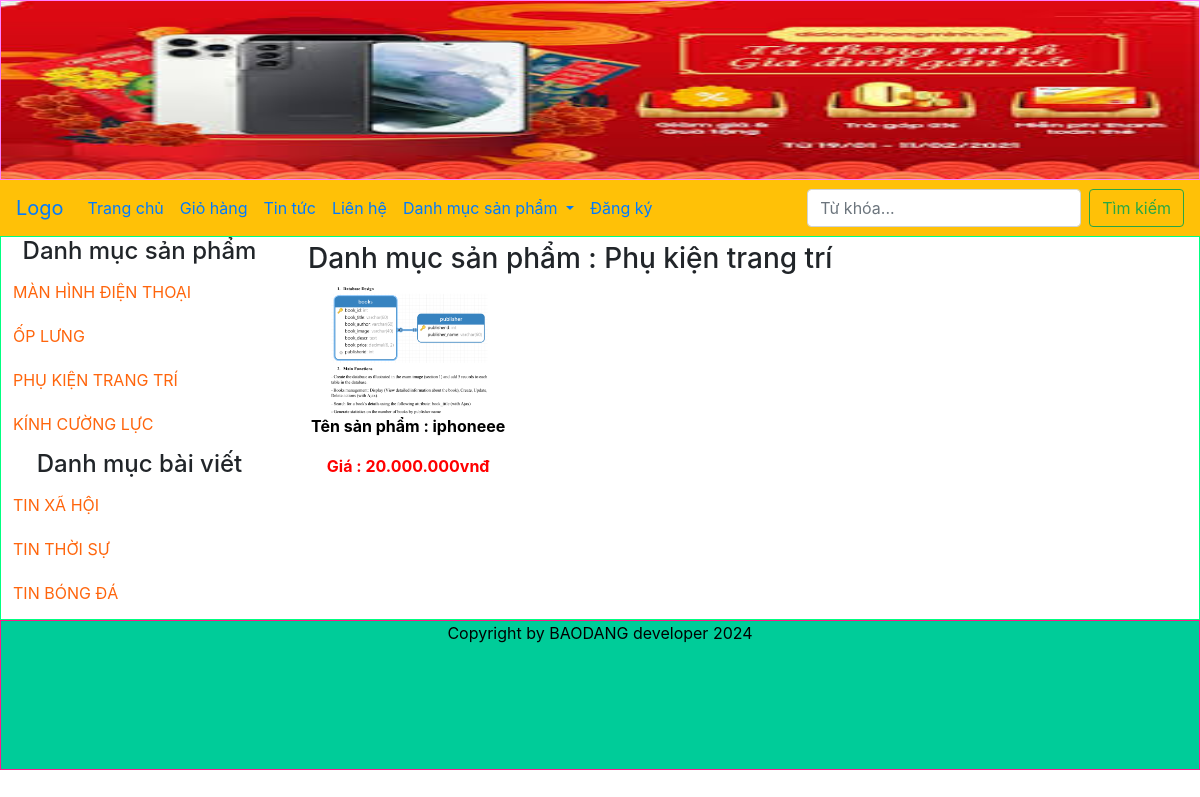
The page /index.php?quanly=danhmucsanpham&id=4 on the database its author committed.
### tables this page shows
CREATE TABLE `tbl_danhmuc` (
  `id_danhmuc` int(11) NOT NULL,
  `tendanhmuc` varchar(100) NOT NULL,
  `thutu` int(11) NOT NULL
);

CREATE TABLE `tbl_danhmucbaiviet` (
  `id_baiviet` int(11) NOT NULL,
  `tendanhmuc_baiviet` varchar(255) NOT NULL,
  `thutu` int(11) NOT NULL
);

CREATE TABLE `tbl_sanpham` (
  `id_sanpham` int(1) NOT NULL,
  `tensanpham` varchar(250) NOT NULL,
  `masp` varchar(100) NOT NULL,
  `giasp` varchar(50) NOT NULL,
  `soluong` int(11) NOT NULL,
  `hinhanh` varchar(50) NOT NULL,
  `tomtat` tinytext NOT NULL,
  `noidung` text NOT NULL,
  `tinhtrang` int(11) NOT NULL,
  `id_danhmuc` int(11) NOT NULL
);

### pages/menu.php (the view, shortened to what this page needs)
<nav class="navbar navbar-expand-lg navbar-warning bg-warning" style="width: 100%;">
  <a class="navbar-brand" href="index.php">Logo</a>
  <div class="collapse navbar-collapse" id="navbarSupportedContent">
    <ul class="navbar-nav mr-auto">
      <li class="nav-item active">
        <a class="nav-link" href="index.php">Trang chủ <span class="sr-only">(current)</span></a>
      </li>
      <li class="nav-item">
        <a class="nav-link" href="index.php?quanly=giohang">Giỏ hàng</a>
      </li>
      <li class="nav-item"><a class="nav-link" href="index.php?quanly=tintuc">Tin tức</a></li>
      <li class="nav-item"><a class="nav-link" href="index.php?quanly=lienhe">Liên hệ</a></li>
      <li class="nav-item dropdown">
        <a class="nav-link dropdown-toggle" href="#" role="button" data-toggle="dropdown" aria-expanded="false">
          Danh mục sản phẩm
        </a>
      </li>
      <?php
                 if(isset($_SESSION['dangky'])){
                ?>
                <li class="nav-item"><a class="nav-link" href="index.php?dangxuat=1">Đăng xuất</a></li>
                <li class="nav-item"><a class="nav-link" href="index.php?quanly=thaydoimatkhau">Thay đổi mật khẩu</a></li>
                <?php
                 }else{
                ?>
                    <li class="nav-item"><a class="nav-link" href="index.php?quanly=dangky">Đăng ký</a></li>
                <?php
                 }
                ?>
    </ul>
    <form class="form-inline my-2 my-lg-0" action="index.php?quanly=timkiem" method="POST">
      <input class="form-control mr-sm-2" name="tukhoa" type="search" placeholder="Từ khóa..."  aria-label="Search">
      <button class="btn btn-outline-success my-2 my-sm-0" name="timkiem" type="submit">Tìm kiếm</button>
    </form>
  </div>
</nav>

### pages/sidebar/sidebar.php
<h4 style="text-align: center;">Danh mục sản phẩm</h4>
<ul class="list_sidebar">
     <?php
         $sql_danhmuc = "SELECT * FROM tbl_danhmuc ORDER BY id_danhmuc DESC";
         $query_danhmuc = mysqli_query($mysqli,$sql_danhmuc);
         while($row = mysqli_fetch_array($query_danhmuc)){
     ?>
     <li style="text-transform: uppercase;"><a href="index.php?quanly=danhmucsanpham&id=<?php echo $row['id_danhmuc'] ?>"><?php echo $row['tendanhmuc'] ?></a></li>
     <?php
     }
     ?>
 </ul>
 <h4 style="text-align: center;">Danh mục bài viết</h4>
<ul class="list_sidebar">
     <?php
         $sql_danhmuc_bv = "SELECT * FROM tbl_danhmucbaiviet ORDER BY id_baiviet DESC";
         $query_danhmuc_bv = mysqli_query($mysqli,$sql_danhmuc_bv);
         while($row = mysqli_fetch_array($query_danhmuc_bv)){
     ?>
     <li style="text-transform: uppercase;"><a href="index.php?quanly=danhmucbaiviet&id=<?php echo $row['id_baiviet'] ?>"><?php echo $row['tendanhmuc_baiviet'] ?></a></li>
     <?php
     }
     ?>
 </ul>

### pages/main/danhmuc.php
<?php
    $sql_pro = "SELECT * FROM tbl_sanpham WHERE tbl_sanpham.id_danhmuc='$_GET[id]' ORDER BY id_sanpham DESC";
    $query_pro = mysqli_query($mysqli,$sql_pro);
    $sql_cate = "SELECT * FROM tbl_danhmuc WHERE tbl_danhmuc.id_danhmuc='$_GET[id]' LIMIT 1";
    $query_cate = mysqli_query($mysqli,$sql_cate);
    $row_title = mysqli_fetch_array($query_cate);
?>
<h3>Danh mục sản phẩm : <?php echo $row_title['tendanhmuc'] ?></h3>
<div class="row">
                    <?php
                    while($row = mysqli_fetch_array($query_pro)){
                    ?>
                     <div class="col-md-3">
                        <a href="index.php?quanly=sanpham&id=<?php echo $row['id_sanpham'] ?>">
                           <img class="img img-responsive" width="100%" src="admincp/modules/quanlysp/uploads/<?php echo $row['hinhanh']?>">
                           <p class="title_product">Tên sản phẩm : <?php echo $row['tensanpham']?></p>
                           <p class="price_product">Giá : <?php echo number_format($row['giasp'],0,',','.').'vnđ'?></p>
                        </a>
                     </div>
                    <?php
                    }
                    ?>
                </div>

### css/style.css (style rules this page uses)
body { margin: 0; padding: 0; }
ul.list_sidebar { padding: 0; margin: 0; width: 100%; list-style: none; line-height: 27px; }
ul.list_sidebar li a { text-decoration: none; text-align: left; color: #ff650c; display: block; }
ul.list_sidebar li { margin: 7px; padding: 5px; }
p.title_product { text-align: center; color: #000; font-size: 16px; font-weight: bold; }
p.price_product { text-align: center; color: red; font-size: 16px; font-weight: bold; }

### rows shown on the page
tbl_danhmuc: tendanhmuc "MÀN HÌNH ĐIỆN THOẠI"
tbl_danhmuc: tendanhmuc "ỐP LƯNG"
tbl_danhmuc: tendanhmuc "PHỤ KIỆN TRANG TRÍ", tendanhmuc "Phụ kiện trang trí"
tbl_danhmuc: tendanhmuc "KÍNH CƯỜNG LỰC"
tbl_danhmucbaiviet: tendanhmuc_baiviet "TIN XÃ HỘI"
tbl_danhmucbaiviet: tendanhmuc_baiviet "TIN THỜI SỰ"
tbl_danhmucbaiviet: tendanhmuc_baiviet "TIN BÓNG ĐÁ"
tbl_sanpham: hinhanh (picture), tensanpham "iphoneee", giasp "20.000.000"
